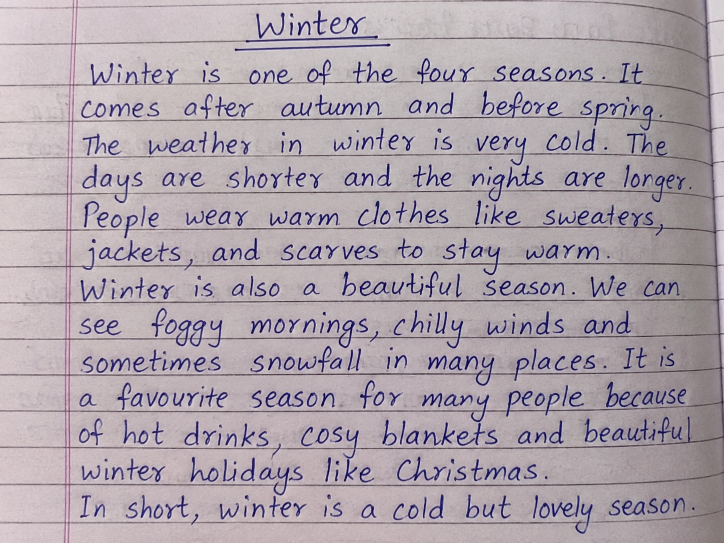
#> input picture Deepfake/eduverify-ai/backend/evaluation/images/ai_generated/Handwritten Winter Essay.png, 1448 x 1086 px, found by its file name (shown at 1/2 size)
$ python print_features.py   (older library calls are emulated)
#> lines starting #> are read from the running program, lines starting #| are printed output that depends on the picture; after the words box and inside, x2 and y2 are one past the last pixel; in counts of white or black regions, pixels touching at a corner belong together
### Deepfake/eduverify-ai/backend/api/services/vision.py
"""
EduVerify AI - Multi-Feature Visual Synthetic Analysis Service
==============================================================
Analyzes visual forensic indicators to assess potential AI generation or digital manipulation.

Uses multi-feature statistical and frequency-domain analysis:
  1. Laplacian edge variance & sharpness distribution.
  2. Local background noise variance (camera sensor noise estimation).
  3. High-frequency 2D Fast Fourier Transform (FFT) spectral energy.
  4. Texture uniformity & patch luminance variation.
  5. Compression / block artifact consistency.

Applies image quality factor (Q = 1.0, 0.85, 0.70) to prevent false accusations
on blurry or degraded real student submissions.

Formula:
  V = w1 * norm(laplacian) + w2 * norm(noise) + w3 * norm(fft) + w4 * norm(texture) + w5 * norm(compression)
  V_adjusted = V * Q
"""

import io
from pathlib import Path
import cv2
import numpy as np
from typing import Dict, Any, Tuple, Optional
from ..config import VISUAL_WEIGHTS, QUALITY_FACTORS

_ML_DETECTOR: Optional[Dict[str, Any]] = None
_ML_LOAD_ATTEMPTED: bool = False


# [15 lines left out: function _get_ml_detector, not called in this run]


def _clamp(val: float, min_val: float = 0.0, max_val: float = 1.0) -> float:
    return max(min_val, min(max_val, float(val)))


def compute_laplacian_score(gray: np.ndarray) -> Tuple[float, float]:
    """
    Computes normalized Laplacian edge variance score.
    Real student photos typically fall in a natural variance range (80 - 600).
    Extremely low variance (< 40) indicates severe blur; extremely high or anomalous
    unnatural edge spikes can indicate digital splicing or synthetic line render.
    Returns: (normalized_score, raw_variance)
    """
    raw_var = float(cv2.Laplacian(gray, cv2.CV_64F).var())

    # Natural camera range: ~100 to ~400
    if 100.0 <= raw_var <= 450.0:
        # Natural optical stroke variation
        norm_score = 0.15
    elif raw_var > 450.0:
        # High contrast digital render or heavy sharpening
        norm_score = _clamp(0.20 + (raw_var - 450.0) / 1200.0, 0.20, 0.85)
    else:
        # Very smooth or blurry background (< 100)
        norm_score = _clamp(0.40 + (100.0 - raw_var) / 150.0, 0.25, 0.75)

    return norm_score, raw_var


def compute_local_noise_score(gray: np.ndarray) -> Tuple[float, float]:
    """
    Estimates sensor noise standard deviation in flat background areas.
    Real optical sensors (phone cameras / scanners) exhibit natural Poisson-Gaussian noise (std: 3 - 15).
    AI generated images often have unnaturally clean, smooth background areas (std < 1.5).
    Returns: (normalized_score, raw_noise_std)
    """
    # High-pass filter via Laplacian to isolate high-frequency noise
    lap = cv2.Laplacian(gray, cv2.CV_32F)

    # Divide into 16x16 blocks, find flat patches with lowest variance (background paper)
    h, w = gray.shape
    bs = 16
    block_stds = []

    for y in range(0, h - bs, bs * 2):
        for x in range(0, w - bs, bs * 2):
            block = lap[y:y+bs, x:x+bs]
            block_stds.append(np.std(block))

    if not block_stds:
        return 0.25, 0.0

    # The lowest 20th percentile of block stds represents unwritten paper background noise
    block_stds.sort()
    flat_noise = float(np.mean(block_stds[:max(1, len(block_stds) // 5)]))

    # Natural camera sensor noise on paper is typically 2.5 - 12.0
    if flat_noise >= 3.0:
        norm_score = 0.12  # Natural physical camera noise
    elif flat_noise >= 1.8:
        norm_score = 0.30  # Mild smoothing or high-end sensor
    else:
        # Unnaturally sterile / mathematically flat background common in synthetic generation
        norm_score = _clamp(0.65 + (1.8 - flat_noise) * 0.20, 0.65, 0.90)

    return norm_score, flat_noise


def compute_fft_spectral_score(gray: np.ndarray) -> Tuple[float, float]:
    """
    Computes high-frequency energy ratio using 2D Fast Fourier Transform.
    Natural photos decay smoothly following ~1/f^2 power laws.
    Diffusion models often exhibit high-frequency truncation or unnatural spectral ripples.
    Returns: (normalized_score, high_freq_ratio)
    """
    h, w = gray.shape
    # Resize to standard size for consistent FFT spectral density
    dim = 256
    resized = cv2.resize(gray, (dim, dim), interpolation=cv2.INTER_AREA)

    # Compute 2D FFT and shift zero-frequency to center
    f = np.fft.fft2(resized)
    fshift = np.fft.fftshift(f)
    magnitude_spectrum = np.abs(fshift) + 1e-8

    # Mask central low frequencies (radius 30)
    cy, cx = dim // 2, dim // 2
    y_idx, x_idx = np.ogrid[:dim, :dim]
    dist_from_center = np.sqrt((x_idx - cx)**2 + (y_idx - cy)**2)

    high_freq_mask = dist_from_center > (dim // 4)
    total_energy = np.sum(magnitude_spectrum)
    high_freq_energy = np.sum(magnitude_spectrum[high_freq_mask])

    high_freq_ratio = float(high_freq_energy / total_energy) if total_energy > 0 else 0.0

    # Natural document photo high-frequency ratio typically falls around 0.10 - 0.28
    if 0.10 <= high_freq_ratio <= 0.32:
        norm_score = 0.15
    elif high_freq_ratio < 0.10:
        # Over-smoothed or synthetic low-pass artifact
        norm_score = _clamp(0.50 + (0.10 - high_freq_ratio) * 4.0, 0.50, 0.85)
    else:
        # Unnatural high frequency ringing or checkerboard artifacts
        norm_score = _clamp(0.40 + (high_freq_ratio - 0.32) * 2.0, 0.40, 0.80)

    return norm_score, high_freq_ratio


def compute_texture_uniformity_score(gray: np.ndarray) -> Tuple[float, float]:
    """
    Measures global texture and illumination uniformity across document quadrants.
    Real notebook submissions feature uneven natural lighting, desk shadows, and paper folds.
    AI generated notebook pages typically display mathematically homogeneous paper tone.
    Returns: (normalized_score, variation_coefficient)
    """
    h, w = gray.shape
    if h < 64 or w < 64:
        return 0.20, 1.0

    # Divide image into 4x4 grid (16 sectors)
    grid_y, grid_x = 4, 4
    dh, dw = h // grid_y, w // grid_x
    means = []

    for gy in range(grid_y):
        for gx in range(grid_x):
            patch = gray[gy*dh:(gy+1)*dh, gx*dw:(gx+1)*dw]
            means.append(float(np.mean(patch)))

    # Coefficient of variation (std / mean) of sector brightness
    mean_val = np.mean(means)
    std_val = np.std(means)
    cv = float(std_val / mean_val) if mean_val > 0 else 0.0

    # Real physical photos have lighting gradients: cv usually > 0.08
    if cv > 0.08:
        norm_score = 0.12  # Natural lighting gradient
    elif cv > 0.04:
        norm_score = 0.30  # Flatbed scanner or even ring light
    else:
        # Extremely uniform artificial illumination
        norm_score = 0.75

    return norm_score, cv


def compute_compression_artifact_score(gray: np.ndarray) -> Tuple[float, float]:
    """
    Checks for presence of standard JPEG 8x8 block grid artifacts.
    Standard phone uploads undergo JPEG quantization.
    Returns: (normalized_score, blockiness_measure)
    """
    h, w = gray.shape
    if h < 64 or w < 64:
        return 0.20, 0.0

    # Differences across 8-pixel boundaries vs within-block differences
    diff_h = np.abs(gray[8::8, :] - gray[7:-1:8, :])
    diff_h_internal = np.abs(gray[4::8, :] - gray[3:-1:8, :])

    mean_grid_diff = float(np.mean(diff_h)) if diff_h.size > 0 else 0.0
    mean_internal_diff = float(np.mean(diff_h_internal)) if diff_h_internal.size > 0 else 1.0

    block_ratio = mean_grid_diff / (mean_internal_diff + 1e-5)

    # Standard compression: ratio between 0.9 and 1.3
    if 0.85 <= block_ratio <= 1.4:
        norm_score = 0.15
    else:
        norm_score = 0.45

    return norm_score, block_ratio


# [175 lines left out: functions evaluate_image_quality, process_vision, not called in this run]

### Deepfake/eduverify-ai/backend/evaluation/train_classifier.py
"""
EduVerify AI - Calibrated Feature Classifier Training Pipeline
===============================================================
Trains a calibrated Random Forest classifier on multi-scale optical,
frequency, texture, and sensor noise features extracted from benchmark student
documents and synthetic/edited images.

Inputs:
  - evaluation/ground_truth.csv
  - evaluation/images/*

Outputs:
  - backend/models/visual_detector.joblib
  - Cross-validation performance report (Accuracy, ROC-AUC, Precision, Recall, FPR)
"""

import sys
import csv
import json
from pathlib import Path
from typing import Dict, Any, List, Tuple
import cv2
import numpy as np
import joblib
from sklearn.ensemble import RandomForestClassifier
from sklearn.model_selection import StratifiedKFold
from sklearn.metrics import (
    accuracy_score,
    roc_auc_score,
    precision_score,
    recall_score,
    confusion_matrix
)

# Add backend directory to sys.path so we can reuse vision feature scorers
EVAL_DIR = Path(__file__).resolve().parent
BACKEND_DIR = EVAL_DIR.parent
if str(BACKEND_DIR) not in sys.path:
    sys.path.insert(0, str(BACKEND_DIR))

from api.services.vision import (
    compute_laplacian_score,
    compute_local_noise_score,
    compute_fft_spectral_score,
    compute_texture_uniformity_score,
    compute_compression_artifact_score
)

GT_PATH = EVAL_DIR / "ground_truth.csv"
IMAGES_DIR = EVAL_DIR / "images"
MODELS_DIR = BACKEND_DIR / "models"

FEATURE_NAMES = [
    "s_noise",             # Normalized sensor noise score (sterile -> high)
    "s_fft",               # Normalized FFT high-frequency spectral score
    "s_lap",               # Normalized Laplacian edge profile score
    "s_tex",               # Normalized texture uniformity score
    "s_comp",              # Normalized JPEG compression artifact score
    "raw_noise_std",       # Physical background camera sensor noise (Poisson-Gaussian)
    "raw_fft_ratio",       # 2D FFT spectral high-frequency energy ratio
    "log_lap_var",         # Log10-scaled Laplacian edge variance
    "raw_texture_cv",      # Raw patch texture luminance coefficient of variation
    "raw_comp_ratio"       # 8x8 JPEG quantization blockiness ratio
]


def extract_features_from_image(gray: np.ndarray) -> np.ndarray:
    """
    Extracts the 10 standardized forensic & normalized features from a grayscale image.
    Returns: 1D numpy array of length 10 matching FEATURE_NAMES.
    """
    s_lap, raw_lap = compute_laplacian_score(gray)
    s_noise, raw_noise = compute_local_noise_score(gray)
    s_fft, raw_fft = compute_fft_spectral_score(gray)
    s_tex, raw_cv = compute_texture_uniformity_score(gray)
    s_comp, raw_comp = compute_compression_artifact_score(gray)
    log_lap = float(np.log10(raw_lap + 1.0))

    return np.array([
        s_noise, s_fft, s_lap, s_tex, s_comp,
        raw_noise, raw_fft, log_lap, raw_cv, raw_comp
    ], dtype=np.float32)


# [161 lines left out: functions load_dataset, train_and_evaluate, not called in this run]


# [2 lines that do not run on import are left out]

### Deepfake/eduverify-ai/backend/scratch/print_features.py
import sys, cv2, numpy as np
sys.path.insert(0, r"c:\Users\Pritam Mondal\Desktop\Hacktoberfest\Deepfake\eduverify-ai\backend")
from evaluation.train_classifier import extract_features_from_image, FEATURE_NAMES

img = cv2.imread(r"c:\Users\Pritam Mondal\Desktop\Hacktoberfest\Deepfake\eduverify-ai\backend\evaluation\images\ai_generated\Handwritten Winter Essay.png")
#> img is the input picture: shape (1086, 1448, 3); mean B, G, R 171, 162.8, 173.2
gray = cv2.cvtColor(img, cv2.COLOR_BGR2GRAY)
feat = extract_features_from_image(gray)
#> in compute_laplacian_score, `raw_var = float(cv2.Laplacian(gray, cv2.CV_64F).var())`: raw_var = 747.4
#> in compute_laplacian_score, `norm_score = _clamp(0.20 + (raw_var - 450.0) / 1200.0, 0.20, 0.85)`: norm_score = 0.448
#> in extract_features_from_image, `s_lap, raw_lap = compute_laplacian_score(gray)`: raw_lap = 747.4
#> in compute_local_noise_score, `lap = cv2.Laplacian(gray, cv2.CV_32F)`:
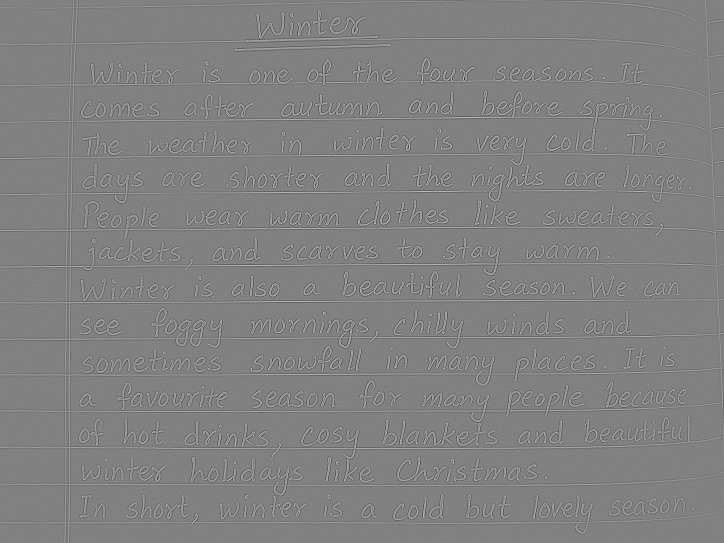
#> lap: shape (1086, 1448) float32 (shown at 1/2 size); min -229, max 223, mean 0; drawn with min black and max white
#> after the loop in compute_local_noise_score, `for y in range(0, h - bs, bs * 2):`: block_stds = 1530 values, max 61.66 at index 426, min 4.3 at index 46, mean 23
#> in compute_local_noise_score, `flat_noise = float(np.mean(block_stds[:max(1, len(block_stds) // 5)]))`: flat_noise = 6.46
#> in extract_features_from_image, `s_noise, raw_noise = compute_local_noise_score(gray)`: s_noise = 0.12; raw_noise = 6.46
#> in compute_fft_spectral_score, `resized = cv2.resize(gray, (dim, dim), interpolation=cv2.INTER_AREA)`:
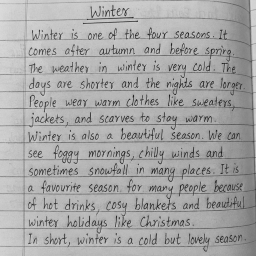
#> resized: shape (256, 256); min 25, max 220, mean 166.8
#> in compute_fft_spectral_score, `y_idx, x_idx = np.ogrid[:dim, :dim]`: y_idx = 256 values from 0 to 255
#> in compute_fft_spectral_score, `dist_from_center = np.sqrt((x_idx - cx)**2 + (y_idx - cy)**2)`:
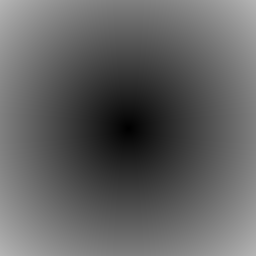
#> dist_from_center: shape (256, 256) float64; min 0, max 181, mean 97.9
#> in compute_fft_spectral_score, `high_freq_mask = dist_from_center > (dim // 4)`:
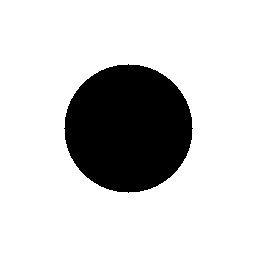
#> high_freq_mask: shape (256, 256) bool; 80.4% white; 1 black region, box (x1, y1, x2, y2) and area: (64, 64, 193, 193) 12853
#> in compute_fft_spectral_score, `total_energy = np.sum(magnitude_spectrum)`: total_energy = 326588573.7
#> in compute_fft_spectral_score, `high_freq_energy = np.sum(magnitude_spectrum[high_freq_mask])`: high_freq_energy = 209289063.3
#> in compute_fft_spectral_score, `high_freq_ratio = float(high_freq_energy / total_energy) if total_ener..`: high_freq_ratio = 0.641
#> in compute_fft_spectral_score, `norm_score = _clamp(0.40 + (high_freq_ratio - 0.32) * 2.0, 0.40, 0.80)`: norm_score = 0.8
#> in extract_features_from_image, `s_fft, raw_fft = compute_fft_spectral_score(gray)`: raw_fft = 0.641
#> after the loop in compute_texture_uniformity_score, `for gy in range(grid_y):`:
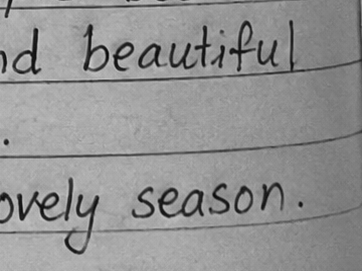
#> patch: shape (271, 362); min 5, max 204, mean 146.2
#> after the loop in compute_texture_uniformity_score, `for gy in range(grid_y):`: means = [194.2, 179.4, 178.8, 159.7, 181.1, 167.2, 160.5, 148.3, 177.5, 163.6, 156.6, 143.5, 182, 168.1, 162.3, 146.2]
#> in compute_texture_uniformity_score, `mean_val = np.mean(means)`: mean_val = 166.8
#> in compute_texture_uniformity_score, `std_val = np.std(means)`: std_val = 14
#> in compute_texture_uniformity_score, `cv = float(std_val / mean_val) if mean_val > 0 else 0.0`: cv = 0.0839
#> in extract_features_from_image, `s_tex, raw_cv = compute_texture_uniformity_score(gray)`: s_tex = 0.12; raw_cv = 0.0839
#> in compute_compression_artifact_score, `diff_h = np.abs(gray[8::8, :] - gray[7:-1:8, :])`:
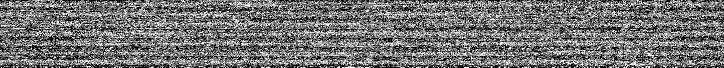
#> diff_h: shape (135, 1448) (shown at 1/2 size); min 0, max 255, mean 114.2
#> in compute_compression_artifact_score, `diff_h_internal = np.abs(gray[4::8, :] - gray[3:-1:8, :])`:
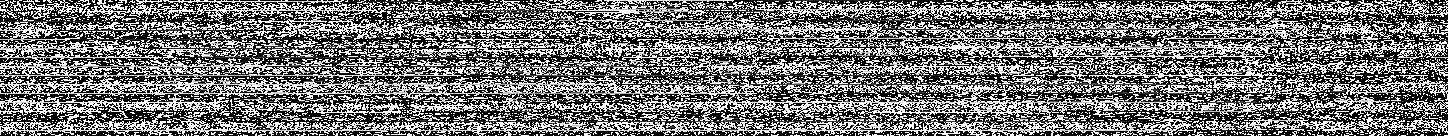
#> diff_h_internal: shape (136, 1448); min 0, max 255, mean 115.2
#> in compute_compression_artifact_score, `mean_grid_diff = float(np.mean(diff_h)) if diff_h.size > 0 else 0.0`: mean_grid_diff = 114.2
#> in compute_compression_artifact_score, `mean_internal_diff = float(np.mean(diff_h_internal)) if diff_h_interna..`: mean_internal_diff = 115.2
#> in compute_compression_artifact_score, `block_ratio = mean_grid_diff / (mean_internal_diff + 1e-5)`: block_ratio = 0.991
#> in extract_features_from_image, `s_comp, raw_comp = compute_compression_artifact_score(gray)`: s_comp = 0.15; raw_comp = 0.991
#> in extract_features_from_image, `log_lap = float(np.log10(raw_lap + 1.0))`: log_lap = 2.87
#> feat = [0.12, 0.8, 0.448, 0.12, 0.15, 6.46, 0.641, 2.87, 0.0839, 0.991]
for name, val in zip(FEATURE_NAMES, feat):
    print(f"{name:20s}: {val:.4f}")
#> this loop made 10 passes
#> (name, val) on passes 1 to 8: ('s_noise', 0.12), ('s_fft', 0.8), ('s_lap', 0.448), ('s_tex', 0.12), ('s_comp', 0.15), ('raw_noise_std', 6.46), ('raw_fft_ratio', 0.641), ('log_lap_var', 2.87)
#> (printed output is left out)

$ run again, with Deepfake/eduverify-ai/backend/evaluation/images/ai_generated/WhatsApp Image 2026-11-10 at 11.06.16 PM.jpeg saved as Deepfake/eduverify-ai/backend/evaluation/images/ai_generated/Handwritten Winter Essay.png
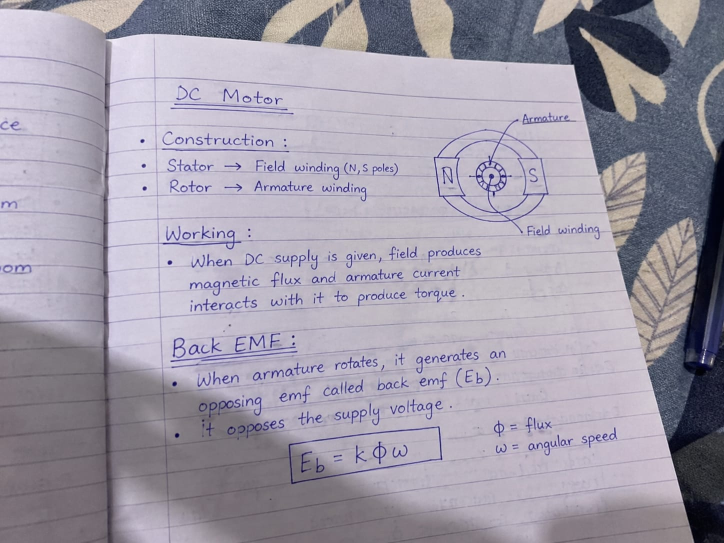
#> input picture Deepfake/eduverify-ai/backend/evaluation/images/ai_generated/WhatsApp Image 2026-11-10 at 11.06.16 PM.jpeg, 1448 x 1086 px, found by its file name (shown at 1/2 size)
#> img is the input picture: shape (1086, 1448, 3); mean B, G, R 168.2, 154.4, 159.6
#> raw_var = 294.8
#> s_lap = 0.15; raw_lap = 294.8
#> after the loop in compute_local_noise_score, `for y in range(0, h - bs, bs * 2):`: block_stds = 1530 values, max 68.78 at index 788, min 0.696 at index 1458, mean 11.6
#> flat_noise = 1.68
#> in compute_local_noise_score, `norm_score = _clamp(0.65 + (1.8 - flat_noise) * 0.20, 0.65, 0.90)`: norm_score = 0.675
#> raw_noise = 1.68
#> y_idx = 256 values from 0 to 255
#> high_freq_mask: shape (256, 256) bool; 80.4% white; 1 black region, box (x1, y1, x2, y2) and area: (64, 64, 193, 193) 12853
#> total_energy = 236662676.8
#> high_freq_energy = 103960063.3
#> high_freq_ratio = 0.439
#> in compute_fft_spectral_score, `norm_score = _clamp(0.40 + (high_freq_ratio - 0.32) * 2.0, 0.40, 0.80)`: norm_score = 0.639
#> raw_fft = 0.439
#> after the loop in compute_texture_uniformity_score, `for gy in range(grid_y):`:
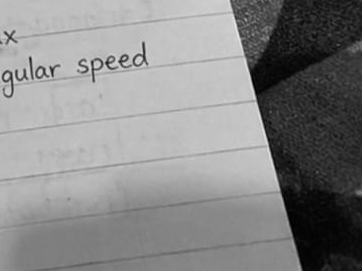
#> patch: shape (271, 362); min 1, max 238, mean 135.1
#> after the loop in compute_texture_uniformity_score, `for gy in range(grid_y):`: means = [186, 175.5, 157.7, 112.3, 187.4, 183.2, 181.3, 132.5, 156.4, 174.7, 180.8, 144.2, 120.6, 126.3, 167, 135.1]
#> mean_val = 157.6
#> std_val = 24.84
#> cv = 0.158
#> s_tex = 0.12; raw_cv = 0.158
#> in compute_compression_artifact_score, `diff_h_internal = np.abs(gray[4::8, :] - gray[3:-1:8, :])`:
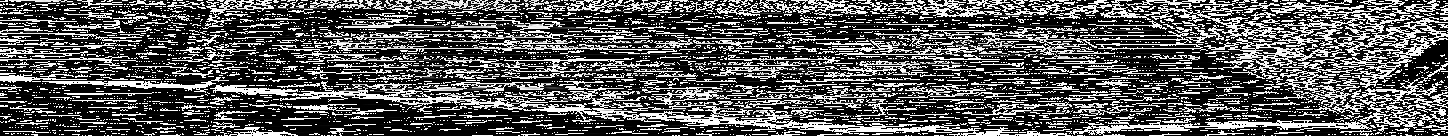
#> diff_h_internal: shape (136, 1448); min 0, max 255, mean 87.4
#> mean_grid_diff = 112.5
#> mean_internal_diff = 87.45
#> block_ratio = 1.29
#> s_comp = 0.15; raw_comp = 1.29
#> log_lap = 2.47
#> feat = [0.675, 0.639, 0.15, 0.12, 0.15, 1.68, 0.439, 2.47, 0.158, 1.29]
#> the loop `for name, val in zip(FEATURE_NAMES, feat):` made 10 passes
#> (name, val) on passes 1 to 8: ('s_noise', 0.675), ('s_fft', 0.639), ('s_lap', 0.15), ('s_tex', 0.12), ('s_comp', 0.15), ('raw_noise_std', 1.68), ('raw_fft_ratio', 0.439), ('log_lap_var', 2.47)
#> (printed output is left out)
